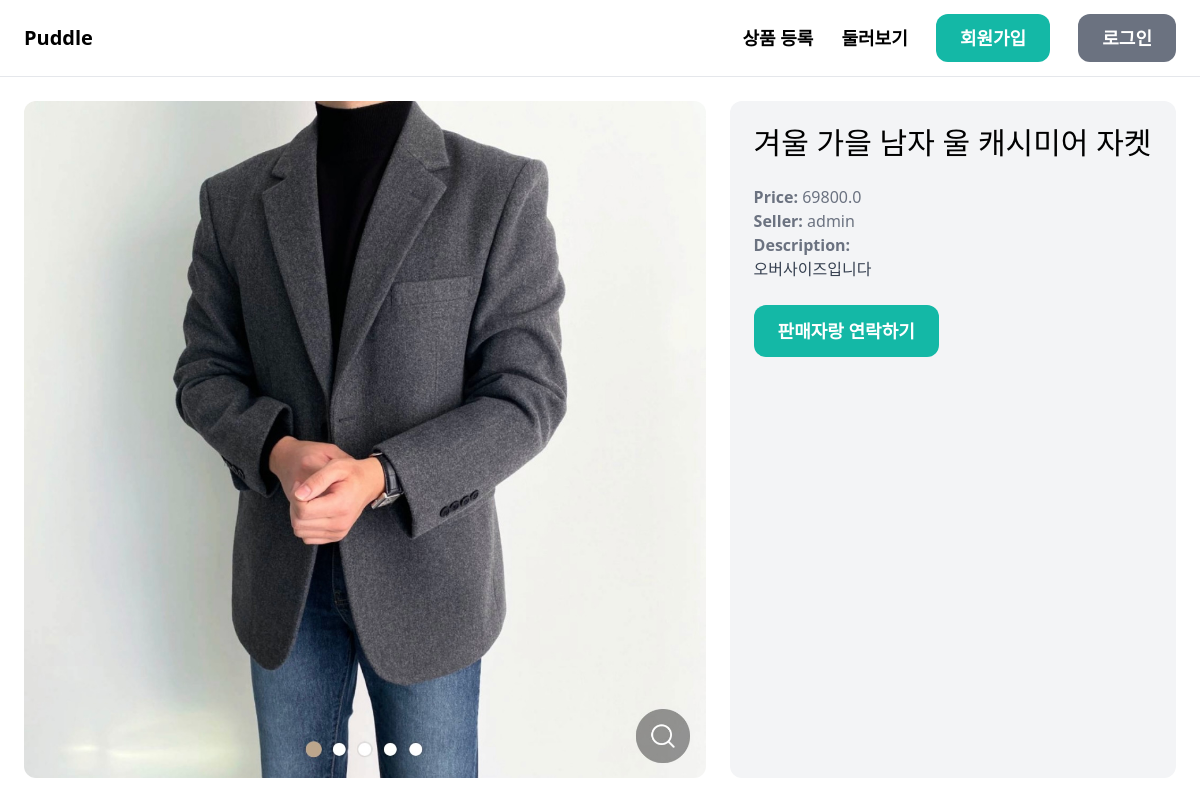
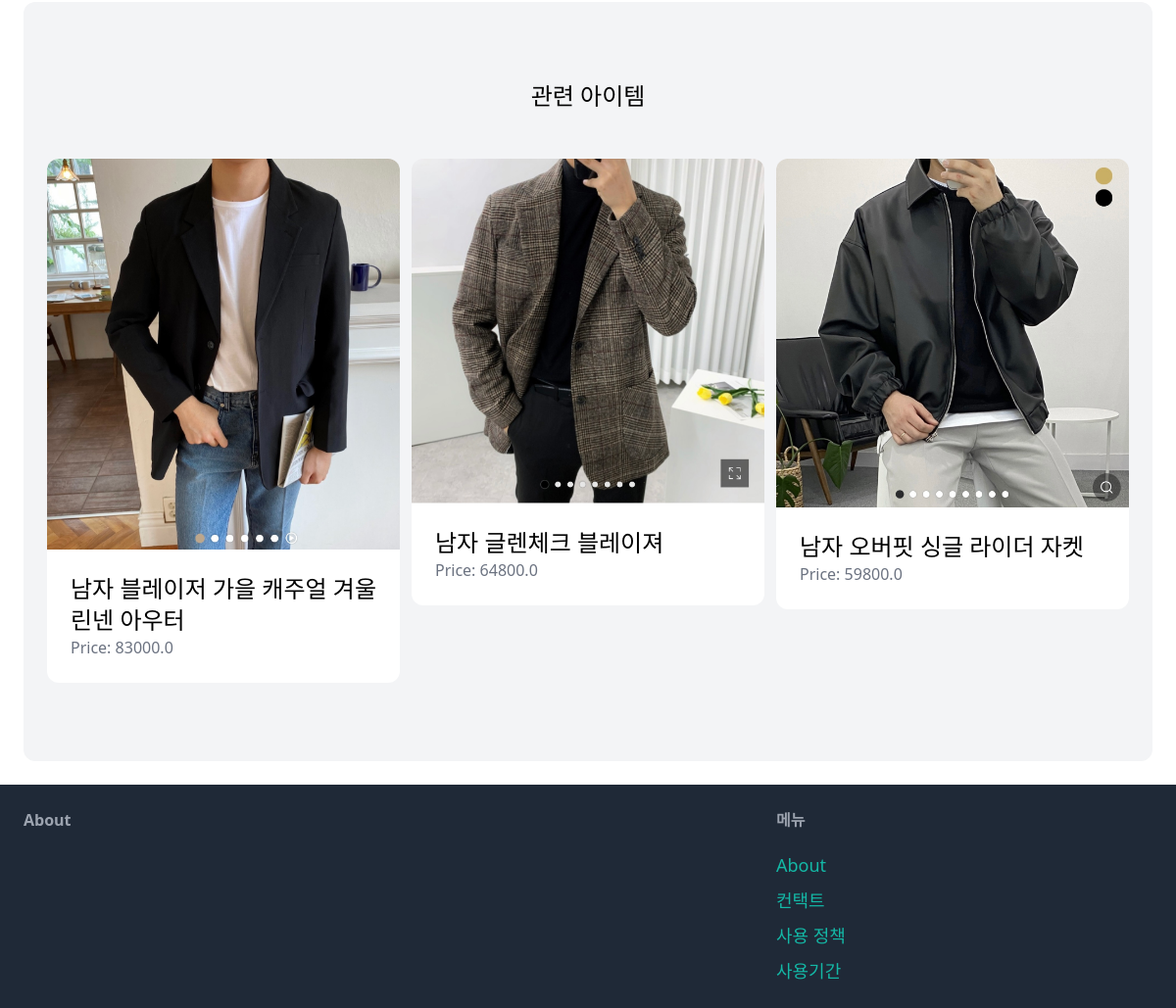
Screenshot of /items/22/ with the database file from the repository (2 pictures, top to bottom).
### item/models.py (models this page shows, shortened)
class Item(models.Model):
    category = models.ForeignKey(Category, related_name='items', on_delete=models.CASCADE)
    name = models.CharField(max_length=255)
    description = models.TextField(blank=True, null=True)
    price = models.FloatField()
    image = models.ImageField(upload_to='item_images', blank=True, null=True)
    is_sold = models.BooleanField(default=False)
    created_by = models.ForeignKey(User, related_name='items', on_delete=models.CASCADE)
    created_at = models.DateTimeField(auto_now_add=True)

### item/views.py (the view)
# urls.py: path('<int:pk>/', views.detail, name='detail'),
def detail(request, pk):
    item = get_object_or_404(Item, pk=pk)
    related_items = Item.objects.filter(category=item.category, is_sold=False).exclude(pk=pk)[0:3]
    return render(request, 'item/detail.html', {
        'item': item,
        'related_items': related_items
    })

### item/templates/item/detail.html (shortened to what this page needs)
{% extends 'core/base.html' %}
{% block content %}
<div class="grid grid-cols-5 gap-6">
    <div class="col-span-3">
        <img src="{{ item.image.url }}" class="rounded-xl">
    </div>
        <div class="col-span-2 p-6 bg-gray-100 rounded-xl">
            <h1 class="mb-6 text-3xl">{{ item.name }}</h1>
            <p class="text-gray-500"><strong>Price: </strong>{{ item.price }}</p>
            <p class="text-gray-500"><strong>Seller: </strong>{{ item.created_by.username }}</p>
            {% if item.description %}
                <p class="text-gray-700">
                    <strong class="text-gray-500">Description:</strong><br>
                    {{ item.description }}
                </p>
            {% endif %}
            {% if request.user == item.created_by %}
                <div class="mt-6 p-10 bg-white rounded-xl">
                <p class="m-2">당신의 상품입니다!</p>
                <a href="{% url 'item:edit' item.id %}" class="inlin-block mt-6 px-6 py-3 text-lg font-semibold bg-teal-500 text-white rounded-xl">Edit</a>
                <a href="{% url 'item:delete' item.id %}" class="inlin-block mt-6 px-6 py-3 text-lg font-semibold bg-red-500 text-white rounded-xl">Delete</a>
                </div>
            {% else %}
                <a href="{% url 'conversation:new' item.id %}" class="inline-block mt-6 px-6 py-3 text-lg font-semibold bg-teal-500 text-white rounded-xl hover:bg-teal-700">판매자랑 연락하기</a>
            {% endif %}
        </div>
</div>
<div class="mt-6 px-6 py-20 bg-gray-100 rounded-xl">
    <h2 class="mb-12 text-2xl text-center">관련 아이템</h2>
    <div class="grid grid-cols-3 gap-3">
        {% for item in related_items %}
        <div>
            <a href="{% url 'item:detail' item.id %}">
                <div>
                    {% if item.image %}
                        <img src="{{ item.image.url }}" class="rounded-t-xl">
                    {% endif %}
                </div>
                <div class="p-6 bg-white rounded-b-xl">
                    <h2 class="text-2xl">{{ item.name }}</h2>
                    <p class="text-gray-500">Price: {{ item.price }} </p>
                </div>
            </a>
        </div>
        {% endfor %}
    </div>
</div>
{% endblock %}

### rows the page displays
Item: image (picture), name "겨울 가을 남자 울 캐시미어 자켓", price "69800.0", created_by.username "admin", description "오버사이즈입니다"
Item: image (picture), name "남자 블레이저 가을 캐주얼 겨울 린넨 아우터", price "83000.0"
Item: image (picture), name "남자 글렌체크 블레이져", price "64800.0"
Item: image (picture), name "남자 오버핏 싱글 라이더 자켓", price "59800.0"
